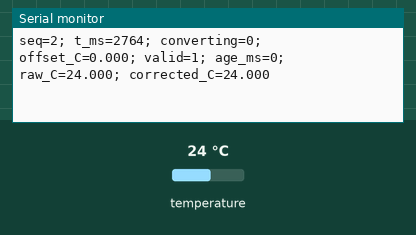
Recording of a sketch running on a simulated ESP32-S3. On the bench: the last lines printed to the serial monitor. The test bench sets the inputs (shaded band); at power-on: temperature 24 °C.

Above: at 3.5 s.
3.6 s: temperature set to 12 °C
At 5.3 s:
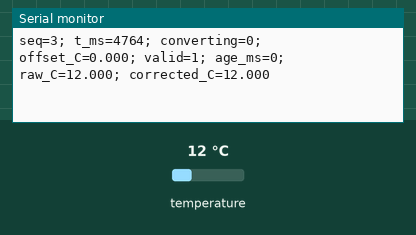
6.4 s: temperature set to 19 °C
At 8.0 s:
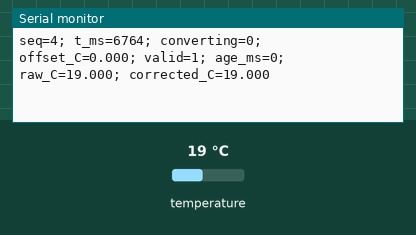

The sketch:

02_Temperatura.ino
```cpp
/*
  V1.5 - Svjetlost, prag LED-a i temperatura
  1. Procitaj kratko ponavljanje i postupak u Wordu iz iste mape.
  2. Uredi samo postavku ili funkciju navedenu u trenutnom koraku.
  3. Spremi, Verify, Upload; Serial Monitor 115200, zatim RESET.
  4. Trazene retke i slike kopiraj u mjesta DOKAZ u istom Wordu.
  Spojeve mijenjaj bez napajanja. Servo ukljuci samo nakon pregleda nastavnika.
*/


// Dio izvornog projekta: P03_DS18B20.ino
/*
  ESP32-S3-CAM, kamera odspojena, bez prosirnog adaptera.
  DQ=GPIO4, VDD=3V3, GND; DQ -> 4,7k -> 3V3.
  Jedan DS18B20 s odvojenim VDD; bez parazitnog napajanja.
  Serial Monitor 115200 samo prikazuje rezultate, ne prima naredbe.
*/
#include <Arduino.h>
#include <OneWire.h>
#include <DallasTemperature.h>
#include <math.h>

// === UČENIK MIJENJA: korekciju izvedi iz usporedbe s referencom ===
constexpr float OFFSET_C = 0.0f;
constexpr uint32_t REQUEST_MS = 2000;
float correctedTemperature(float raw) {
  return raw + OFFSET_C;
}
// === KRAJ UČENIČKOG DIJELA ===

constexpr uint8_t DQ_PIN = 4;
constexpr uint32_t CONVERSION_MS = 750;
static_assert(OFFSET_C >= -10.0f && OFFSET_C <= 10.0f, "OFFSET_C: -10..10");
static_assert(REQUEST_MS >= 1000 && REQUEST_MS <= 60000, "REQUEST_MS: 1000..60000");
OneWire oneWire(DQ_PIN);
DallasTemperature sensors(&oneWire);
DeviceAddress sensorAddress;
bool haveAddress = false;
bool converting = false;
bool lastValid = false;
bool haveAttempt = false;
float rawC = NAN;
uint32_t lastRequest = 0;
uint32_t conversionStarted = 0;
uint32_t lastFinished = 0;

uint32_t sampleSeq=0;
void printStatus() {
  Serial.printf("seq=%lu; t_ms=%lu; ", (unsigned long)++sampleSeq, (unsigned long)lastFinished);
  Serial.printf("converting=%u; offset_C=%.3f; ", converting, OFFSET_C);
  if (!haveAttempt) { Serial.println("nema dovrsenog pokusaja"); return; }
  Serial.printf("valid=%u; age_ms=%lu; ", lastValid,
                (unsigned long)(millis() - lastFinished));
  if (lastValid) Serial.printf("raw_C=%.3f; corrected_C=%.3f\n", rawC, correctedTemperature(rawC));
  else Serial.println("raw_C=NA; corrected_C=NA");
}

void invalidSample() {
  haveAttempt = true;
  lastValid = false;
  rawC = NAN;
  lastFinished = millis();
  haveAddress = false;
  converting = false;
  printStatus();
}

bool findSensor() {
  sensors.begin();
  sensors.setWaitForConversion(false);
  sensors.setAutoSaveScratchPad(false);
  if (sensors.getDeviceCount() != 1 || !sensors.getAddress(sensorAddress, 0) ||
      sensorAddress[0] != 0x28 || sensors.isParasitePowerMode()) {
    Serial.println("GRESKA: spoji tocno jedan DS18B20 s odvojenim VDD na 3V3.");
    return false;
  }
  sensors.setResolution(sensorAddress, 12);
  return sensors.getResolution(sensorAddress) == 12;
}

void startConversion() {
  lastRequest = millis();
  if (!haveAddress) haveAddress = findSensor();
  if (!haveAddress) { invalidSample(); return; }
  const auto request = sensors.requestTemperaturesByAddress(sensorAddress);
  if (!request.result) {
    invalidSample();
    return;
  }
  // Rok se broji nakon slanja naredbe, ne prije pretrage senzora.
  conversionStarted = request.timestamp;
  converting = true;
}

void setup() {
  Serial.begin(115200);
  Serial.printf("P03: REQUEST_MS=%lu; OFFSET_C=%.3f; pretvorba 12 bita / 750 ms.\n",
                (unsigned long)REQUEST_MS, OFFSET_C);
  startConversion();
}

void loop() {
  const uint32_t now = millis();
  if (converting && uint32_t(now - conversionStarted) >= CONVERSION_MS) {
    const float measured = sensors.getTempC(sensorAddress);
    converting = false;
    if (!isfinite(measured) || measured == DEVICE_DISCONNECTED_C ||
        measured < -55.0f || measured > 125.0f) invalidSample();
    else {
      rawC = measured;
      lastValid = true;
      haveAttempt = true;
      lastFinished = millis();
      printStatus();
    }
  }
  if (!converting && uint32_t(millis() - lastRequest) >= REQUEST_MS) startConversion();
}
```

Measured:
- after the input at 3.6 s, the serial monitor: prints a new line after 1.2 s (image 1)
- after the input at 6.4 s, the serial monitor: prints a new line after 0.36 s (image 2)
